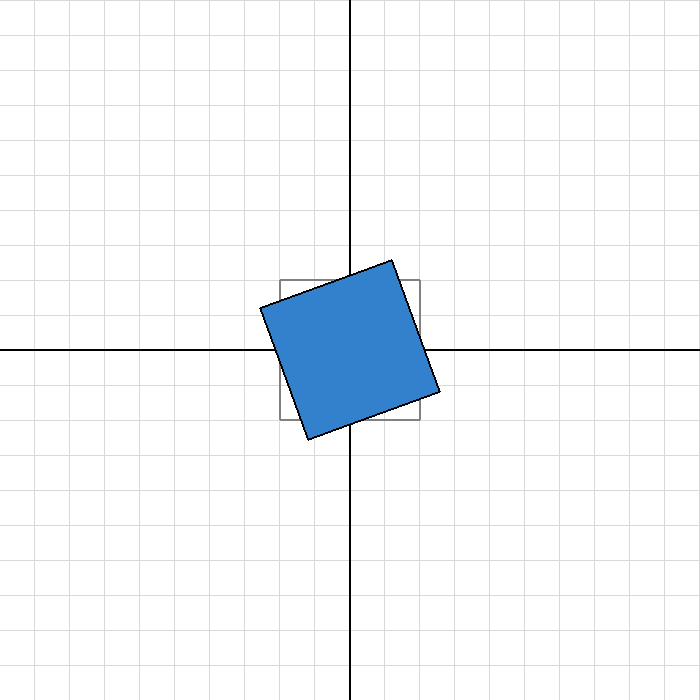

Generate this figure with Python:
import os
import math
import numpy as np

from OpenGL.GL import *
from OpenGL.GLUT import *
from OpenGL.GLU import *
from PIL import Image


# Window size
WIDTH = 700
HEIGHT = 700

# Rotation angle
angle = 0.0

# To save the output image only once
image_saved = False


# ---------------------------------------------------------
# Rotation matrix using homogeneous coordinates
# ---------------------------------------------------------
def rotation_matrix(angle):
    theta = math.radians(angle)

    return np.array([
        [math.cos(theta), -math.sin(theta), 0],
        [math.sin(theta),  math.cos(theta), 0],
        [0, 0, 1]
    ], dtype=float)


# ---------------------------------------------------------
# Draw coordinate grid
# ---------------------------------------------------------
def draw_grid():
    glColor3f(0.85, 0.85, 0.85)
    glLineWidth(1)

    glBegin(GL_LINES)

    # Vertical grid lines
    for x in range(-10, 11):
        glVertex2f(x, -10)
        glVertex2f(x, 10)

    # Horizontal grid lines
    for y in range(-10, 11):
        glVertex2f(-10, y)
        glVertex2f(10, y)

    glEnd()


# ---------------------------------------------------------
# Draw X and Y axes
# ---------------------------------------------------------
def draw_axes():

    glLineWidth(2)

    # X-axis
    glColor3f(0, 0, 0)

    glBegin(GL_LINES)
    glVertex2f(-10, 0)
    glVertex2f(10, 0)

    # Y-axis
    glVertex2f(0, -10)
    glVertex2f(0, 10)

    glEnd()


# ---------------------------------------------------------
# Draw the original polygon
# ---------------------------------------------------------
def draw_original_object():

    # Square
    polygon = [
        [-2, -2, 1],
        [ 2, -2, 1],
        [ 2,  2, 1],
        [-2,  2, 1]
    ]

    glColor3f(0.5, 0.5, 0.5)
    glLineWidth(2)

    glBegin(GL_LINE_LOOP)

    for point in polygon:
        glVertex2f(point[0], point[1])

    glEnd()


# ---------------------------------------------------------
# Draw rotated object
# ---------------------------------------------------------
def draw_rotated_object():

    polygon = np.array([
        [-2, -2, 1],
        [ 2, -2, 1],
        [ 2,  2, 1],
        [-2,  2, 1]
    ], dtype=float)

    # Create rotation matrix
    R = rotation_matrix(angle)

    # Apply rotation
    transformed_polygon = []

    for point in polygon:
        new_point = R @ point
        transformed_polygon.append(new_point)

    # Draw filled rotated polygon
    glColor3f(0.2, 0.5, 0.8)

    glBegin(GL_POLYGON)

    for point in transformed_polygon:
        glVertex2f(point[0], point[1])

    glEnd()

    # Draw outline
    glColor3f(0, 0, 0)
    glLineWidth(2)

    glBegin(GL_LINE_LOOP)

    for point in transformed_polygon:
        glVertex2f(point[0], point[1])

    glEnd()


# ---------------------------------------------------------
# Display function
# ---------------------------------------------------------
def display():

    glClear(GL_COLOR_BUFFER_BIT)

    # Draw grid
    draw_grid()

    # Draw coordinate axes
    draw_axes()

    # Draw original object
    draw_original_object()

    # Draw continuously rotated object
    draw_rotated_object()

    glutSwapBuffers()


# ---------------------------------------------------------
# Timer function for continuous rotation
# ---------------------------------------------------------
def update(value):

    global angle

    # Increase angle
    angle += 2

    # Reset after 360 degrees
    if angle >= 360:
        angle = 0

    # Redisplay the object
    glutPostRedisplay()

    # Call update again after 30 milliseconds
    glutTimerFunc(30, update, 0)


# ---------------------------------------------------------
# Save one frame as PNG
# ---------------------------------------------------------
def save_image(value):

    global image_saved

    if image_saved:
        return

    # Read pixels from the front buffer
    glReadBuffer(GL_FRONT)

    pixels = glReadPixels(
        0,
        0,
        WIDTH,
        HEIGHT,
        GL_RGB,
        GL_UNSIGNED_BYTE
    )

    # Convert pixels to PIL image
    image = Image.frombytes(
        "RGB",
        (WIDTH, HEIGHT),
        pixels
    )

    # OpenGL image is upside down, so flip it
    image = image.transpose(Image.Transpose.FLIP_TOP_BOTTOM)

    # Save in the same folder as Python file
    folder = os.path.dirname(os.path.abspath(__file__))

    output_path = os.path.join(
        folder,
        "Q21_continuous_rotation.png"
    )

    image.save(output_path)

    print("Output image saved at:")
    print(output_path)

    image_saved = True


# ---------------------------------------------------------
# Initialize OpenGL
# ---------------------------------------------------------
def init():

    glClearColor(1, 1, 1, 1)

    # Set coordinate system
    glMatrixMode(GL_PROJECTION)
    glLoadIdentity()

    gluOrtho2D(-10, 10, -10, 10)

    glMatrixMode(GL_MODELVIEW)


# ---------------------------------------------------------
# Main program
# ---------------------------------------------------------
def main():

    glutInit()

    glutInitDisplayMode(
        GLUT_DOUBLE | GLUT_RGB
    )

    glutInitWindowSize(WIDTH, HEIGHT)

    glutCreateWindow(
        b"Q21 - Continuous Rotation"
    )

    init()

    # Display function
    glutDisplayFunc(display)

    # Start animation
    glutTimerFunc(30, update, 0)

    # Save first frame after window starts
    glutTimerFunc(500, save_image, 0)

    # Start OpenGL loop
    glutMainLoop()


# Run program
if __name__ == "__main__":
    main()
